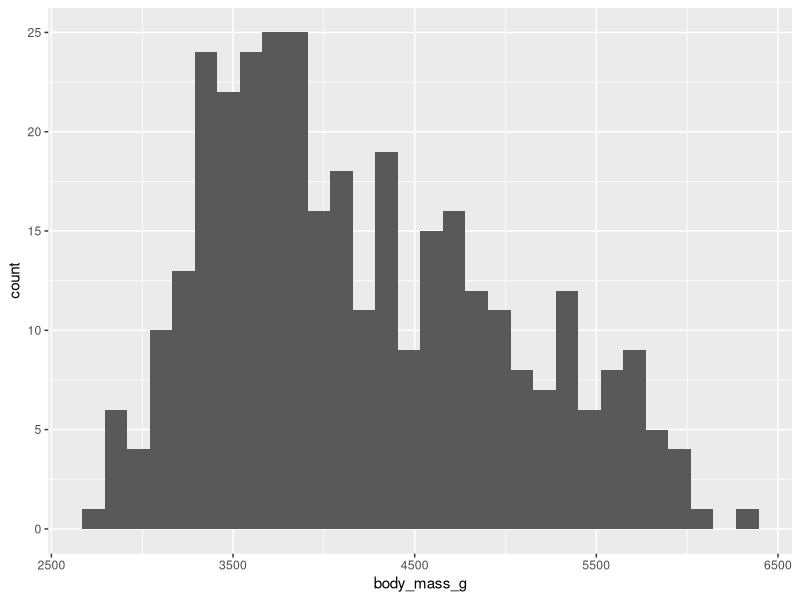
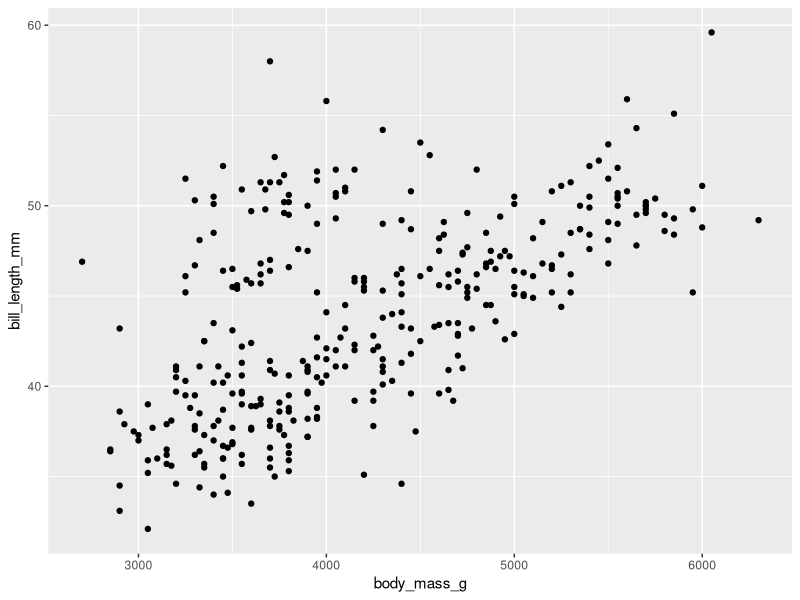
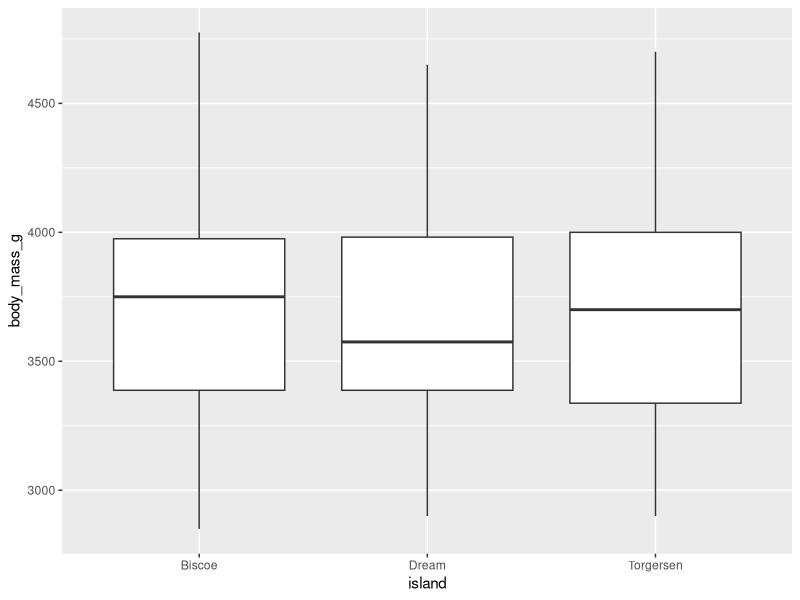

Write R code to recreate these figures, in order.
## ---- chunk 1
knitr::opts_chunk$set(echo = TRUE, message = FALSE)
library(tidyverse)
## ---- chunk 2
library(palmerpenguins)
data("penguins")
summary(penguins)
## ---- chunk 3
penguins %>% 
  ggplot()+
  geom_histogram(aes(x = body_mass_g))
## ---- chunk 4
penguins %>%
  ggplot() +
  geom_point(aes(x = body_mass_g, y = bill_length_mm))
## ---- chunk 5
library(dplyr)
adelie_filtered <- penguins %>% 
  filter(species == 'Adelie')
## ---- chunk 6
adelie_filtered %>% 
  ggplot() +
  geom_boxplot(aes(x = island, y = body_mass_g))
